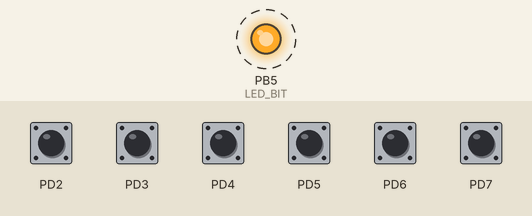
This program was run on a simulated ATmega328P, built with avr-gcc and emulated at 8 MHz. Shown: output pins drawn as LEDs (lit = HIGH). Dashed ring = blinking. The inputs (shaded band) are chosen by the test bench; at power-on: PD2–7 HIGH. What the program prints to the serial monitor is not drawn.

Above: at 0.02 s.
Timing chart, 0 to 3.0 s (numbered marks = the images above):
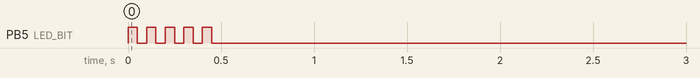

The program:

main.c
```c
/*
 * WindSensor.c
 *
 * Created: 24.05.2019 2:42:30
 * Author : 1
 */
#define F_CPU 8000000L
#include <inttypes.h>
#include <stdio.h>
#include <avr/interrupt.h>
#include <avr/io.h>
#include <avr/pgmspace.h>
#include <util/delay.h>
#include "uart.h"

#define LED_BIT PB5
long unsigned int wind_data[4];
char state1;
char state2;
char state3;
char state4;

ISR(PCINT2_vect) {

	if (state1 != (PIND & (1 << PD2))) {wind_data[0]++;state1 = (PIND & (1 << PD2));}
	if (state2 != !(PIND & (1 << PD3))) {wind_data[1]++;state2 = (PIND & (1 << PD3));}
	if (state3 != !(PIND & (1 << PD4))) {wind_data[2]++;state3 = (PIND & (1 << PD4));}
	if (state4 != !(PIND & (1 << PD5))) {wind_data[3]++;state4 = (PIND & (1 << PD5));}

}

int main(void)
{
  uint8_t i = 0;
  PORTD = 0b11111100;
  PCMSK2 = 0b11111100;
  PCICR = 0b00000100;
  DDRB |= (1 << LED_BIT);
  wind_data[0] = 0;
  wind_data[1] = 0;
  wind_data[2] = 0;
  wind_data[3] = 0;

  for (i = 0; i < 5; i++) {
	  PORTB |= (1 << LED_BIT);
	  _delay_ms(50);
	  PORTB &= ~(1 << LED_BIT);
	  _delay_ms(50);
  }

  init_uart();

  sei();

  uart_puts("WindSensor v1.0");
  _delay_ms(100);
  while (1)
  {
	  char data[100];
	  sprintf(data,"%lu %lu %lu %lu \r\n", wind_data[0],wind_data[1], wind_data[2], wind_data[3]);
	  uart_puts(data);
	  //uart_puts("WindSensor v1.0");
	   _delay_ms(1000);
  }
}
```

uart.c
```c
/* -----------------------------------------------------------------------
 * uart.c
 * baudrate 9600
 * adapted to ATtiny2313
 */
#define F_CPU 8000000L
#include <inttypes.h>
#include <stdio.h>
#include <avr/interrupt.h>
#include <avr/io.h>
#include <avr/pgmspace.h>
#include <util/delay.h>
#include "uart.h"

#ifndef TRUE
#define TRUE 1
#define FALSE 0
#endif

//#define BAUD 19200
#define BAUD 9600
// 4.096MHz
//  4800: 52.3333333
//  9600: 25.6666667
// 14400: 16.7777778
// 19600: 12.06
// 28800: 7.8889
// 38400: 5.6667

#define MYUBBR ((F_CPU / (BAUD * 16L)) - 1)
#define BUFFER_SIZE 16

volatile static uint8_t rx_buffer[BUFFER_SIZE] = "xxxxxxxxxxxxxxxx";
volatile static uint8_t tx_buffer[BUFFER_SIZE] = "xxxxxxxxxxxxxxxx";
volatile static uint8_t rx_head = 0;
volatile static uint8_t rx_tail = 0;
volatile static uint8_t tx_head = 0;
volatile static uint8_t tx_tail = 0;
volatile static uint8_t sent = TRUE;


/*
 * init_uart
 */
void init_uart(void) {
  // set baud rate
  UBRR0H = (uint8_t)(MYUBBR >> 8);
  UBRR0L = (uint8_t)(MYUBBR);
  // enable receive and transmit
  UCSR0B = (1 << RXEN0) | (1 << TXEN0) | (1 << RXCIE0);
  // set frame format
  UCSR0C = (1 << USBS0) | (3 << UCSZ00);	// asynchron 8n1
}


/*
 * send_uart
 * Sends a single char to UART without ISR
 */
void send_uart(uint8_t c) {
  // wait for empty data register
  while (!(UCSR0A & (1<<UDRE0)));
  // set data into data register
  UDR0 = c;
}


/*
 * receive_uart
 * Receives a single char without ISR
 */
uint8_t receive_uart() {
  while ( !(UCSR0A & (1<<RXC0)) )
    ;
  return UDR0;
}


/*
 * uart_getc
 * Gets a single char from the receive buffer.
 * return	uint16_r	the received char or UART_NO_DATA
 */
uint16_t uart_getc(void) {
  uint8_t c = 0;
  uint8_t tmp_tail = 0;
  if (rx_head == rx_tail) {
    return UART_NO_DATA;
  }
  tmp_tail = (rx_tail + 1) % BUFFER_SIZE;
  c = rx_buffer[rx_tail];
  rx_tail = tmp_tail;
  return c;
}


/*
 * uart_getc_f
 * getc in stdio style.
 */
int uart_getc_f(FILE *stream) {
  uint16_t c;
  while ((c = uart_getc()) == UART_NO_DATA) {}
  return c;
}


/*
 * uart_getc_wait
 * Blocking call to getc. Will not return until a char is received.
 */
uint8_t uart_getc_wait(void) {
  uint16_t c;
  while ((c = uart_getc()) == UART_NO_DATA) {}
  return c;
}


/*
 * uart_putc
 * Puts a single char. Will block until there is enough space in the
 * send buffer.
 */
void uart_putc(uint8_t c) {
  uint8_t tmp_head = (tx_head + 1) % BUFFER_SIZE;
  // wait for space in buffer
  while (tmp_head == tx_tail) {
    ;
  }
  tx_buffer[tx_head] = c;
  tx_head = tmp_head;
  // enable uart data interrupt (send data)
  UCSR0B |= (1<<UDRIE0);
}


/*
 * uart_putc_f
 * Puts a single char. Used by printf functions.
 */
int uart_putc_f(char c, FILE *stream) {
  uart_putc(c);
  return 0;
}


/*
 * uart_puts
 * Sends a string.
 */
void uart_puts(const char *s) {
  while (*s) {
    uart_putc(*s);
    s++;
  }
}


/*
 * uart_puts_P
 * Sends a PROGMEM string.
 */
void uart_puts_P(const char *s) {
  while (pgm_read_byte(s) != 0x00) {
    uart_putc(pgm_read_byte(s++));
  }
}


/*
 * ISR User Data Regiser Empty
 * Send a char out of buffer via UART. If sending is complete, the
 * interrupt gets disabled.
 */
ISR(USART_UDRE_vect) {
  uint8_t tmp_tail = 0;
  if (tx_head != tx_tail) {
    tmp_tail = (tx_tail + 1) % BUFFER_SIZE;
    UDR0 = tx_buffer[tx_tail];
    tx_tail = tmp_tail;
  }
  else {
    // disable this interrupt if nothing more to send
    UCSR0B &= ~(1 << UDRIE0);
  }
}


/*
 * ISR RX complete
 * Receives a char from UART and stores it in ring buffer.
 */
ISR(USART_RX_vect) {
  uint8_t tmp_head = 0;
  tmp_head = (rx_head + 1) % BUFFER_SIZE;
  if (tmp_head == rx_tail) {
    // buffer overflow error!
  }
  else {
    rx_buffer[rx_head] = UDR0;
    rx_head = tmp_head;
  }
}
```

uart.h
```c
#ifndef UART_H_
#define UART_H_

#include <stdio.h>

#define UART_NO_DATA 0x0100

// Initialize UART to 9600 baud with 8N1.
void init_uart(void);

// Send and receive functions, that run without ISRs
uint8_t receive_uart();
void send_uart(uint8_t c);

// Receive a single char or UART_NO_DATA, if nothing received
uint16_t uart_getc(void);
// Blocking call to receive a char
uint8_t uart_getc_wait(void);
int uart_getc_f(FILE *stream);

// Send a single char
void uart_putc(uint8_t c);
int uart_putc_f(char c, FILE *stream);

// Send a string
void uart_puts(const char *s);
// Send a PROGMEM string
void uart_puts_P(const char *s);

#endif /*UART_H_*/
```

Measured:
- by itself, PB5 (LED_BIT): alternates HIGH for 0.05 s and LOW for 0.05 s, 10 changes in all, then stays LOW
